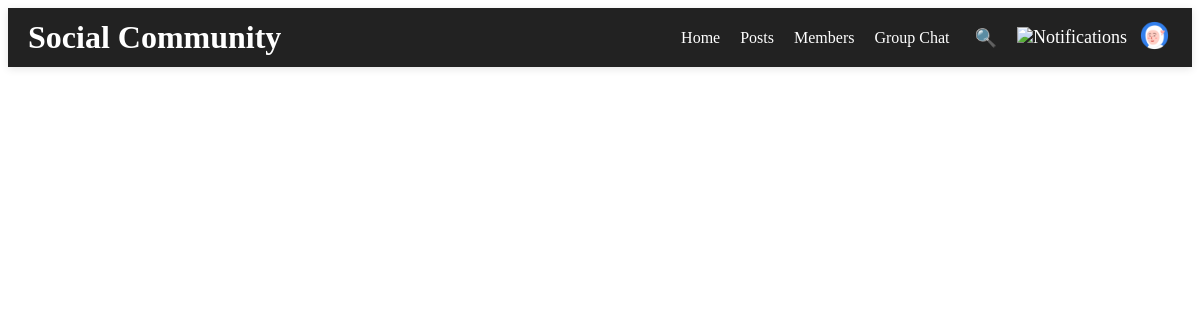
Page /members/ (signed in) on the earlier database version.
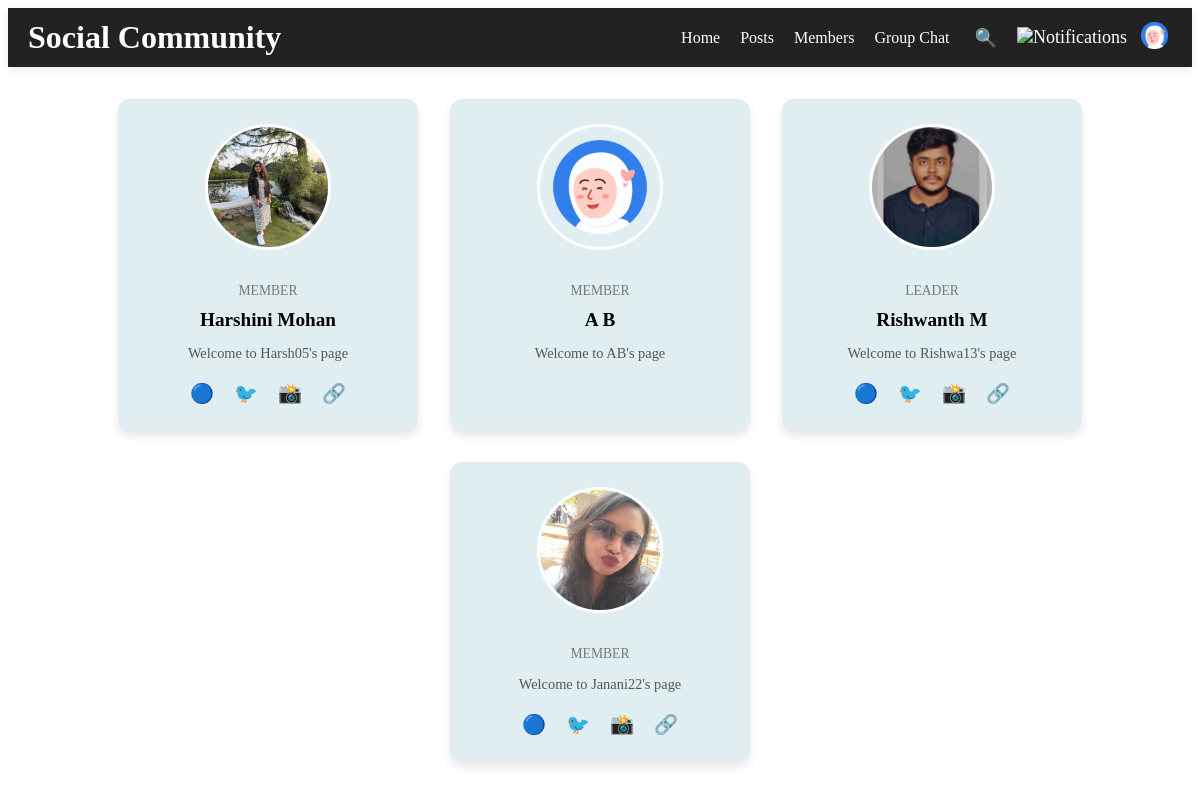
Same page on the later database version.
### social/models.py (models this page shows, shortened)
class UserProfile(models.Model):
    user = models.OneToOneField(User, on_delete=models.CASCADE)
    profile_image = models.ImageField(upload_to='profile_images/', blank=True, null=True)
    role = models.CharField(max_length=100, default="Member")
    facebook = models.URLField(blank=True, null=True)
    twitter = models.URLField(blank=True, null=True)
    instagram = models.URLField(blank=True, null=True)
    linkedin = models.URLField(blank=True, null=True)
    friends = models.ManyToManyField('self', symmetrical=True, blank=True)

### social/views.py (the view)
# urls.py: path('members/', views.members_view, name='members'),
@login_required
def members_view(request):
    profiles = UserProfile.objects.select_related('user').all()
    return render(request, 'members.html', {'profiles': profiles})

### social/context_processors.py (called while the page is built)
def unread_notification_count(request):
    if request.user.is_authenticated:
        count = Notification.objects.filter(user=request.user, is_read=False).count()
    else:
        count = 0
    return {'unread_notification_count': count}

### social/templates/members.html (shortened to what this page needs)
{% extends 'base.html' %}
{% load static %}
{% block content %}
<div class="card-container">
    {% for profile in profiles %}
    <div class="member-card">
        {% if profile.profile_image %}
            <img src="{{ profile.profile_image.url }}" alt="{{ profile.user.username }}'s Profile Image">
        {% else %}
            <img src="{% static 'social/images/default-profile.png' %}" alt="Default Profile">
        {% endif %}
        <p class="role">{{ profile.role|default:"Member" }}</p>
        <h3>
            {{ profile.user.first_name|default:"" }} {{ profile.user.last_name|default:"" }}
        </h3>
        <p>Welcome to {{ profile.user.username|default:"Unknown User" }}'s page</p>
        <div class="social-icons">
            {% if profile.facebook %}<a href="{{ profile.facebook }}" target="_blank">🔵</a>{% endif %}
            {% if profile.twitter %}<a href="{{ profile.twitter }}" target="_blank">🐦</a>{% endif %}
            {% if profile.instagram %}<a href="{{ profile.instagram }}" target="_blank">📸</a>{% endif %}
            {% if profile.linkedin %}<a href="{{ profile.linkedin }}" target="_blank">🔗</a>{% endif %}
        </div>
    </div>
    {% endfor %}
</div>
{% endblock %}

Differences in the rows shown:
added UserProfile: profile_image (picture), role "MEMBER", user.first_name "Harshini", user.last_name "Mohan", user.username "Harsh05"
added UserProfile: role "MEMBER", user.first_name "A", user.last_name "B", user.username "AB"
added UserProfile: profile_image (picture), role "LEADER", user.first_name "Rishwanth", user.last_name "M", user.username "Rishwa13"
added UserProfile: profile_image (picture), role "MEMBER", user.username "Janani22"
